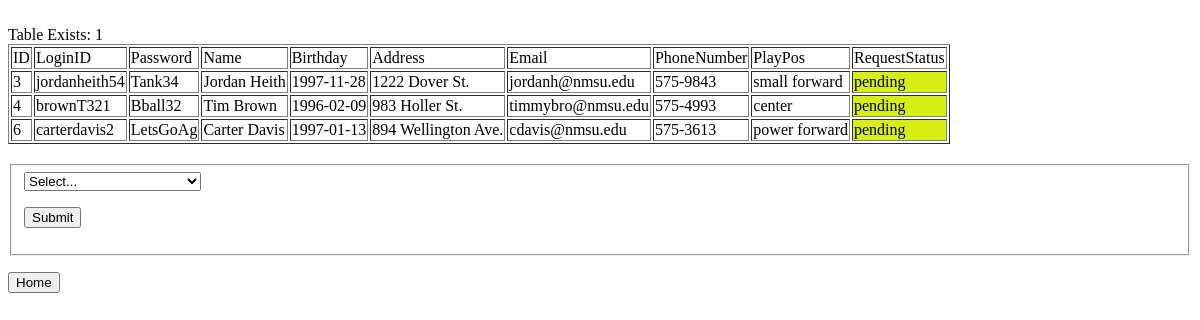
/CoachSystem/playerRequests.php, run on an earlier commit of the app's database.
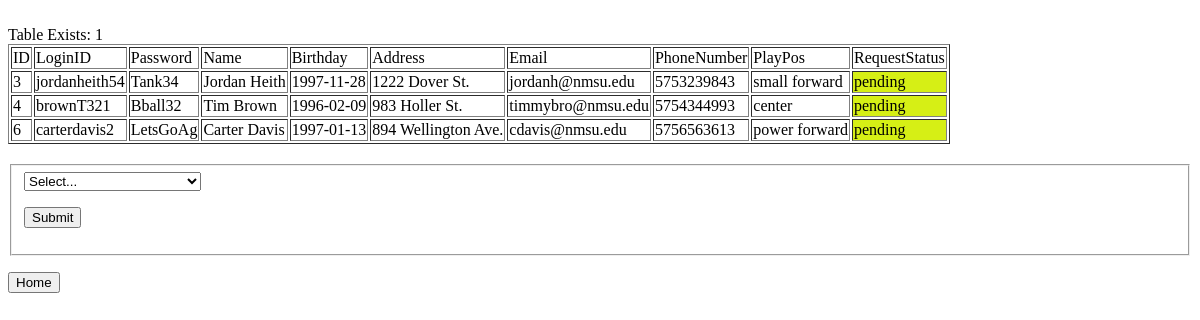
And on a later commit of the database.
### tables this page shows
create table Player (
    ID int unsigned not null primary key auto_increment,
    LoginID varchar(16),
    Name varchar(64) not null,
    Password varchar(8),
    Birthday date,
    Address varchar(128),
    Email varchar(32),
    PhoneNumber char(10),
    PlayerPos enum ('point guard', 'shooting guard', 'small forward', 'power forward', 'center'),
    RequestStatus varchar(16)    
);

### CoachSystem/playerRequests.php (the view, shortened to what this page needs)
<?php
include('../SQLFunctions.php');
    $link = ConnectDB();
    $table = Player;
    if(!f_tableExists($link, $table, DB_NAME)){
        die('<br>Destination table does not exist: ' .$table);
    }
    $sql = "SELECT * from $table WHERE RequestStatus = 'Pending'";
    if($result = mysqli_query($link, $sql)){
        echo"<table border=''1'' style=''width:100%''>";
        echo "<tr>";
          echo "<td>ID</td>";
          echo "<td>LoginID</td>";
          echo "<td>Password</td>";
          echo "<td>Name</td>";
          echo "<td>Birthday</td>";
          echo "<td>Address</td>";
          echo "<td>Email</td>";
          echo "<td>PhoneNumber</td>";
          echo "<td>PlayPos</td>";
          echo "<td>RequestStatus</td>";
        echo "</tr>";
        while($row = mysqli_fetch_array($result)) {
            echo "<tr>";
              echo "<td>{$row[0]}</td>";
              echo "<td>{$row[1]}</td>";
              echo "<td>{$row[3]}</td>";
              echo "<td>{$row[2]}</td>";
              echo "<td>{$row[4]}</td>";
              echo "<td>{$row[5]}</td>";
              echo "<td>{$row[6]}</td>";
              echo "<td>{$row[7]}</td>";
              echo "<td>{$row[8]}</td>";
              echo "<td bgcolor=\"#d6ef15\">{$row[9]}</td>";
            echo "</tr>";
        }
        echo "</table>";
    }
?>
<html>
<head>
</head>
<body>
<form action="playerRequestsSubmit.php" method="post">
  <fieldset>
    <select name="AcceptOption">
    <option value="">Select...</option>
    </select>
    <p>
      <input type="submit" value="Submit" />
    </p>
  </fieldset>
</form>
</body>
<form action="manager_home.php" method="post">
   <input type="submit" value="Home"/>
</form>
</html>

### SQLFunctions.php (shortened to what this page needs)
<?php
function f_tableExists(mysqli $link, $tablename, $database = false) {
    $res = mysqli_query($link, "SELECT COUNT(*) as count
                                FROM information_schema.tables
                                WHERE table_schema = '$database'
                                AND table_name = '$tablename'");
    echo '<br>Table Exists: '.($res->num_rows);
    return $res->num_rows == 1;
}
?>

What changed in the data, as far as the page shows it:
changed player "jordanheith54": PhoneNumber "575-9843" → "5753239843"
changed player "brownT321": PhoneNumber "575-4993" → "5754344993"
changed player "carterdavis2": PhoneNumber "575-3613" → "5756563613"
